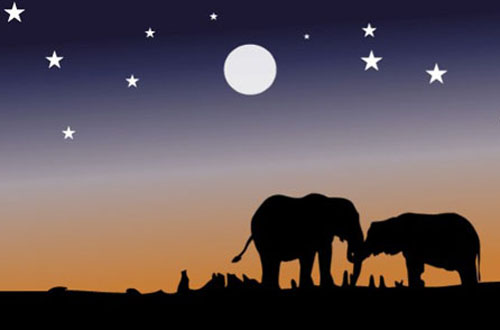
#> input picture K Means Clustering/elephant.jpg, 500 x 330 px
$ jupyter execute 'Dominant Color Extraction for Image Segmentation.ipynb'
#> lines starting #> are read from the running program, lines starting #| are printed output that depends on the picture
## Dominant Color Extraction for Image Segmentation
- **Image Segmentation**
- Segmentation partitions an image into regions having similar visual appearance corresponding to parts of objects
- We will try to extract the most dominant 'K' Colors using K-Means
- We can apply K-Means with each pixel will reassigned to the closest of the K Colors, leading to segmentation

Fig : Bishop, Pattern Recognition and ML

[cell 1]
import numpy as np
import matplotlib.pyplot as plt
import cv2

[cell 2]
im = cv2.imread('elephant.jpg') # read an image in BGR Format
#> im is the input picture: shape (330, 500, 3); mean B, G, R 85.4, 81.1, 93.9
im = cv2.cvtColor(im,cv2.COLOR_BGR2RGB) #brief Converts an image from one color space to another.
original_image=im.shape
#> original_image = (330, 500, 3)
print(im.shape)
#| (330, 500, 3)

[cell 3]
plt.imshow(im)
plt.show()

[cell 4]
# flatten each channel of the image in linear array

all_pixels = im.reshape((330*500, 3))
print(all_pixels.shape)
#| (165000, 3)

# one linear array for each color, (red , green , and blue channel)

[cell 5]
from sklearn.cluster import KMeans

[cell 6]
km = KMeans(n_clusters=100)  #change the value of k for clustering
km.fit(all_pixels)

[cell 7]
centers = km.cluster_centers_
centers = np.array(centers, dtype='uint8')
print(centers)

# Plot What all colors are these?

[cell 8]
plt.figure(0,figsize=(6,2))

i=1

colors = []
for each_col in centers:
    plt.subplot(1,100,i) #change number of colors
    plt.axis('off')
    i+=1

    colors.append(each_col)

    # Color swatch
    a = np.zeros((100,100,3), dtype='uint8')
    a[:,:,:] = each_col
    plt.imshow(a)

plt.show()
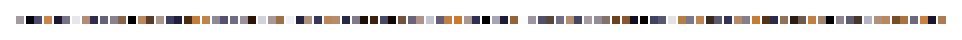
#> figure drawn by matplotlib, 100 panels

# Segmenting Our Original Image

[cell 9]
new_img = np.zeros((330*500, 3), dtype='uint8')

print(new_img.shape)

[cell 10]
colors

[cell 11]
km.labels_

[cell 12]
for i in range(new_img.shape[0]):
    new_img[i] = colors[km.labels_[i]]
# print(original_image)

new_img = new_img.reshape((original_image))
# print(new_img.shape)
plt.imshow(new_img)
plt.show()
